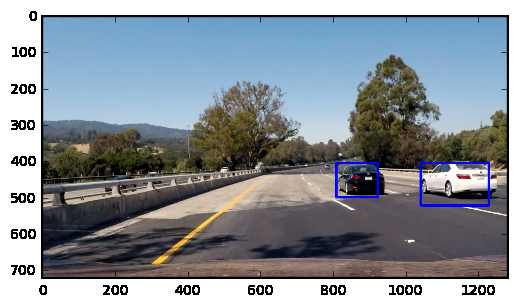
#> input picture Term1/P5/images/cars.png, 517 x 307 px, given as the content of the folder M:/udacityND/P5/training_data/vehicles/GTI_Far, which was not available
$ jupyter execute --allow-errors P5_Vehicle_Detection.ipynb   (shell and % lines are left out)   (older library calls are emulated)   (text cells are left out)
#> lines starting #> are read from the running program, lines starting #| are printed output that depends on the picture; pictures that were not available may be replaced by others from this repository, and a replacement may not be noted
[cell 1]
from skimage.feature import hog

from sklearn.svm import LinearSVC
from sklearn.preprocessing import StandardScaler
# for scikit-learn >= 0.18 use:
from sklearn.model_selection import train_test_split
# from sklearn.cross_validation import train_test_split

from scipy.ndimage.measurements import label
import matplotlib.image as mpimg
import matplotlib.pyplot as plt
from moviepy.editor import VideoFileClip
from IPython.display import HTML

import numpy as np
import random
from random import shuffle
from random import randint

import pickle
import cv2
import glob
import time
print('libaries imported')

[cell 2]
#Import Images to train the Classifier on
##The provided image dataset from the repository is rather small with a size of 150mb
##This is easy on the today's RAM so they are all loaded at once.


print('loading data',end='')
cars = []
for img in glob.glob("M:/udacityND/P5/training_data/vehicles/GTI_Far/*.png"):
    image= cv2.imread(img)
#> image is the input picture: shape (307, 517, 3); mean B, G, R 152.3, 144.8, 137
    image= cv2.cvtColor(image, cv2.COLOR_BGR2RGB)
    cars.append(image)
    ##double the dataset by mirroring vertically
    cars.append(np.fliplr(image))
print('.',end='')
for img in glob.glob("M:/udacityND/P5/training_data/vehicles/GTI_Left/*.png"):
    image= cv2.imread(img)
    image= cv2.cvtColor(image, cv2.COLOR_BGR2RGB)
    cars.append(image)
    cars.append(np.fliplr(image))
print('.',end='')
for img in glob.glob("M:/udacityND/P5/training_data/vehicles/GTI_MiddleClose/*.png"):
    image= cv2.imread(img)
    image= cv2.cvtColor(image, cv2.COLOR_BGR2RGB)
    cars.append(image)
    cars.append(np.fliplr(image))
print('.',end='')
for img in glob.glob("M:/udacityND/P5/training_data/vehicles/GTI_Right/*.png"):
    image= cv2.imread(img)
    image= cv2.cvtColor(image, cv2.COLOR_BGR2RGB)
    cars.append(image)
    cars.append(np.fliplr(image))
print('.',end='')
for img in glob.glob("M:/udacityND/P5/training_data/vehicles/KITTI_extracted/*.png"):
    image= cv2.imread(img)
    image= cv2.cvtColor(image, cv2.COLOR_BGR2RGB)
    cars.append(image)
    cars.append(np.fliplr(image))
print('.',end='')

notcars=[]
for img in glob.glob("M:/udacityND/P5/training_data/non-vehicles/GTI/*.png"):
    image= cv2.imread(img)
    image= cv2.cvtColor(image, cv2.COLOR_BGR2RGB)
    notcars.append(image)
    notcars.append(np.fliplr(image))
print('.',end='')
for img in glob.glob("M:/udacityND/P5/training_data/non-vehicles/Extras/*.png"):
    image= cv2.imread(img)
    image= cv2.cvtColor(image, cv2.COLOR_BGR2RGB)
    notcars.append(image)
    notcars.append(np.fliplr(image))
print('.',end='')

#Shuffle the imaga data as it is sorted by timestamp
random.shuffle(cars)
random.shuffle(notcars)

#cars should contain now 8792 images, and notcars 8968, if not there was an error
if (len(cars)==8792*2) & (len(notcars)==8968*2):
    print('loading complete')
elif len(cars)==8792*2:
    print('ERROR while loading non-vehicles')
else:
    print('ERROR while loading vehicles')

#> (a cell that did not finish here is left out)

[cell 4]
##################(c) lesson 29
## HOG Features ##
##################
# Define a function to return HOG features and visualization
def get_hog_features(img, orient, pix_per_cell, cell_per_block,
                        vis=False, feature_vec=True):
    # Call with two outputs if vis==True
    if vis == True:
        features, hog_image = hog(img, orientations=orient, pixels_per_cell=(pix_per_cell, pix_per_cell),
                                  cells_per_block=(cell_per_block, cell_per_block), transform_sqrt=True,
                                  visualise=vis, feature_vector=feature_vec)
        return features, hog_image
    # Otherwise call with one output
    else:
        features = hog(img, orientations=orient, pixels_per_cell=(pix_per_cell, pix_per_cell),
                       cells_per_block=(cell_per_block, cell_per_block), transform_sqrt=True,
                       visualise=vis, feature_vector=feature_vec)
        return features

# Define a function to extract features from a list of images
def extract_features(imgs, cspace='RGB', orient=9,
                        pix_per_cell=8, cell_per_block=2, hog_channel=0):
    # Create a list to append feature vectors to
    features = []
    # Iterate through the list of images
    for file in range(len(imgs)):
        # Read in each one by one
        image = imgs[file]
        # apply color conversion if other than 'RGB'
        if cspace != 'RGB':
            if cspace == 'HSV':
                feature_image = cv2.cvtColor(image, cv2.COLOR_RGB2HSV)
            elif cspace == 'LUV':
                feature_image = cv2.cvtColor(image, cv2.COLOR_RGB2LUV)
            elif cspace == 'HLS':
                feature_image = cv2.cvtColor(image, cv2.COLOR_RGB2HLS)
            elif cspace == 'YUV':
                feature_image = cv2.cvtColor(image, cv2.COLOR_RGB2YUV)
            elif cspace == 'YCrCb':
                feature_image = cv2.cvtColor(image, cv2.COLOR_RGB2YCrCb)
        else: feature_image = np.copy(image)

        # Call get_hog_features() with vis=False, feature_vec=True
        if hog_channel == 'ALL':
            hog_features = []
            for channel in range(feature_image.shape[2]):
                hog_features.append(get_hog_features(feature_image[:,:,channel],
                                    orient, pix_per_cell, cell_per_block,
                                    vis=False, feature_vec=True))
            hog_features = np.ravel(hog_features)
        else:
            hog_features = get_hog_features(feature_image[:,:,hog_channel], orient,
                        pix_per_cell, cell_per_block, vis=False, feature_vec=True)
        # Append the new feature vector to the features list
        features.append(hog_features)
    # Return list of feature vectors
    return features


# [36 lines left out: function extract_features_from_windows, not called in this run]

[cell 5]
#############################(c) lesson 29
## linear SVC and Training ##
#############################
# Batch Set
batch_size = 10
cars_batch = cars#[0:batch_size]
#> cars_batch = 10 items
notcars_batch = notcars#[0:batch_size]
#> notcars_batch = 4 items

# Parametrization of HoG function
colorspace = 'YCrCb' # RGB, HSV, LUV, HLS, YUV, YCrCb
orient =12         # up to 9 is considered reasonable
pix_per_cell = 10
cell_per_block = 2
hog_channel = 'ALL'   #  0, 1, 2, or "ALL"

# compute HoG features
t1=time.time()
car_features = extract_features(cars_batch, cspace=colorspace, orient=orient,
                        pix_per_cell=pix_per_cell, cell_per_block=cell_per_block,
                        hog_channel=hog_channel)
#> the loop in extract_features, `for file in range(len(imgs)):` made 10 passes
#> pass 1, in extract_features, `image = imgs[file]`:
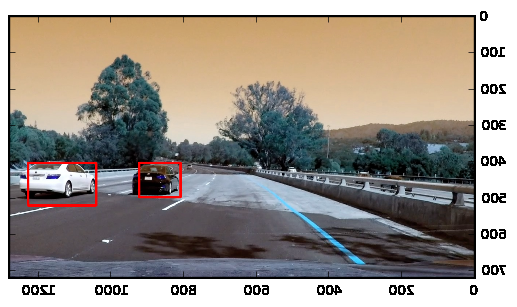
#> image: shape (307, 517, 3); mean of channels 0, 1, 2 137, 144.8, 152.3; drawn as B, G, R
#> after the loop in extract_features, `for file in range(len(imgs)):`: features = 10 items
#> car_features = 10 items
notcar_features = extract_features(notcars_batch, cspace=colorspace, orient=orient,
                        pix_per_cell=pix_per_cell, cell_per_block=cell_per_block,
                        hog_channel=hog_channel)
#> the loop in extract_features (call 2), `for file in range(len(imgs)):` made 4 passes
#> notcar_features = 4 items
t2 = time.time()
print(round(t2-t1, 2), 'Seconds to extract HOG features...')
# merge feature vectors
X = np.vstack((car_features, notcar_features)).astype(np.float64)
# Fit a per-column scaler
# THE FEATURES ARE NOT GOING TO BE SCALED
# this is only usefull when more than one featuregenerator is used, but here is only HOG
X_scaler = StandardScaler().fit(X)
scaled_X=X


# Define the labels vector
y = np.hstack((np.ones(len(car_features)), np.zeros(len(notcar_features))))
#> y = [1, 1, 1, 1, 1, 1, 1, 1, 1, 1, 0, 0, 0, 0]


# Split up data into randomized training and test sets
rand_state = np.random.randint(0, 100)
X_train, X_test, y_train, y_test = train_test_split(
    scaled_X, y, test_size=0.15, random_state=rand_state)
#> y_train = [1, 0, 1, 1, 0, 0, 1, 0, 1, 1, 1]; y_test = [1, 1, 1]

print('Using:',orient,'orientations',pix_per_cell,
    'pixels per cell and', cell_per_block,'cells per block')
print('Feature vector length:', len(X_train[0]))
#| Feature vector length: 208800

##Linear Support Vector Classification
# Use a linear SVC
svc = LinearSVC()
# Check the training time for the SVC
t1=time.time()
svc.fit(X_train, y_train)
t2 = time.time()
print(round(t2-t1, 2), 'Seconds to train SVC...')
# Check the score of the SVC
print('Test Accuracy of SVC = ', round(svc.score(X_test, y_test), 4))
#| Test Accuracy of SVC =  1.0
# Check the prediction time for a single sample
t1=time.time()
n_predict = 10
print('My SVC predicts: ', svc.predict(X_test[0:n_predict]))
#| My SVC predicts:  [1. 1. 1.]
print('For these',n_predict, 'labels: ', y_test[0:n_predict])
#| For these 10 labels:  [1. 1. 1.]
t2 = time.time()
print(round(t2-t1, 5), 'Seconds to predict', n_predict,'labels with SVC')

#> (a cell that did not finish here is left out)

[cell 7]
from scipy.ndimage.measurements import label

#####################(c) lesson 34
## Sliding Windows ##
#####################
# Define a function that takes an image, start and sto72p positions in both x and y,
# window size (x and y dimensions), and overlap fraction (for both x and y)
def slide_window(img, x_start_stop=[None, None], y_start_stop=[None, None],
                    xy_window=(64, 64), xy_overlap=(0.5, 0.5)):
    # If x and/or y start/stop positions not defined, set to image size
#> called with xy_window = (130, 130), xy_overlap = (0.55, 0.75)
    if x_start_stop[0] == None:
        x_start_stop[0] = 0
    if x_start_stop[1] == None:
        x_start_stop[1] = img.shape[1]
    if y_start_stop[0] == None:
        y_start_stop[0] = 0
    if y_start_stop[1] == None:
        y_start_stop[1] = img.shape[0]
    # Compute the span of the region to be searched
    xspan = x_start_stop[1] - x_start_stop[0]
#> xspan = -59
    yspan = y_start_stop[1] - y_start_stop[0]
#> yspan = -53
    # Compute the number of pixels per step in x/y
    nx_pix_per_step = np.int(xy_window[0]*(1 - xy_overlap[0]))
    ny_pix_per_step = np.int(xy_window[1]*(1 - xy_overlap[1]))
    # Compute the number of windows in x/y
    nx_buffer = np.int(xy_window[0]*(xy_overlap[0]))
    ny_buffer = np.int(xy_window[1]*(xy_overlap[1]))
    nx_windows = np.int((xspan-nx_buffer)/nx_pix_per_step)
#> nx_windows = -2
    ny_windows = np.int((yspan-ny_buffer)/ny_pix_per_step)
#> ny_windows = -4
    # Initialize a list to append window positions to
    window_list = []
    # Loop through finding x and y window positions
    # Note: you could vectorize this step, but in practice
    # you'll be considering windows one by one with your
    # classifier, so looping makes sense
    for ys in range(ny_windows):
        for xs in range(nx_windows):
            # Calculate window position
            startx = xs*nx_pix_per_step + x_start_stop[0]
            endx = startx + xy_window[0]
            starty = ys*ny_pix_per_step + y_start_stop[0]
            endy = starty + xy_window[1]
            # Append window position to list
            window_list.append(((startx, starty), (endx, endy)))
#> after the loop, window_list = []
    # Return the list of windows
    return window_list

# Define a function you will pass an image
# and the list of windows to be searched (output of slide_windows())
def search_windows(img, windows_l, windows_m, windows_s, clf, scaler, cspace=colorspace, orient=orient,
                        pix_per_cell=pix_per_cell, cell_per_block=cell_per_block,
                        hog_channel=hog_channel):

    #1) Create an empty list to receive positive detection windows
    on_windows = []
    #2) Iterate over all windows in the list

    for i in range(3):
        if i==0:
            windows=windows_l
        elif i==1:
            windows=windows_m
        else:
            windows=windows_s

        for window in windows:
            #3) Extract the test window from original image and resize as the trainingdata for the classifier
            test_img = cv2.resize(img[window[0][1]:window[1][1], window[0][0]:window[1][0]], (64, 64))
            #4) Extract features for that window using single_img_features()
            features = extract_features_from_windows(test_img, cspace,
                                orient=orient, pix_per_cell=pix_per_cell,
                                cell_per_block=cell_per_block, hog_channel=hog_channel)
            #5) Scale extracted features to be fed to classifier
            #X = features.astype(np.float64)
            #scaler = StandardScaler().fit(X)
            # normalize the feature vector X
            #test_features = scaler.transform(X)
            #NO SCALING IF FEATURES
            test_features = features #scaler.transform(np.array(features).reshape(1, -1))

            #6) Predict using your classifier
            prediction = clf.predict(test_features)
            #7) If positive (prediction == 1) then save the window
            if prediction == 1:
                on_windows.append(window)
    #8) Return windows for positive detections
    return on_windows

################(c) lesson 5
## Draw Boxes ##
################
# Draw a rectangle based upon upper left corner and bottom right corner defined by an inpu tuple
# [19 lines left out: functions draw_boxes, add_heat, not called in this run]
def apply_threshold(heatmap, threshold):
    # Zero out pixels below the threshold
    heatmap[heatmap <= threshold] = 0
    # Return thresholded map
    return heatmap


# [14 lines left out: function draw_labeled_bboxes, not called in this run]

[cell 8]
import collections
heatmap     = collections.deque(maxlen=10) #https://discussions.udacity.com/t/how-to-take-average-heatmaps/242409/5?u=christoph.reiners
heatmap_sum = collections.deque(maxlen=10)
def detect_vehicles_video(image,svc=svc, X_scaler=X_scaler, cspace=colorspace, orient=orient, pix_per_cell=pix_per_cell,
                             cell_per_block=cell_per_block, hog_channel=hog_channel):

    windows_l = slide_window(image, x_start_stop=[int(1280*0.45), None], y_start_stop=[int(720*0.5), None],
                        xy_window=(130, 130), xy_overlap=(0.55, 0.75))
#> windows_l = []
    windows_m = slide_window(image, x_start_stop=[int(1280*0.45), None], y_start_stop=[int(720*0.5), int(720*0.95)],
                        xy_window=(95, 95), xy_overlap=(0.55, 0.75))
#> windows_m = []
    windows_s = slide_window(image, x_start_stop=[int(1280*0.45), int(1280*0.85)], y_start_stop=[int(720*0.45), int(720*0.6)],
                        xy_window=(30, 30), xy_overlap=(0.5, 0.75))
#> windows_s = 396 items
    random.shuffle(windows_s)


    hot_windows = search_windows(image, windows_l, windows_m, windows_s, svc, X_scaler,
                                 cspace=colorspace, orient=orient, pix_per_cell=pix_per_cell,
                                 cell_per_block=cell_per_block, hog_channel=hog_channel)
#> after the loop in search_windows, `for i in range(3):`: on_windows = []

    window_img = draw_boxes(image, hot_windows, color=(0, 0, 255), thick=6)
    #plt.imshow(window_img)
    #plt.show()

    heatmap_cur = np.zeros_like(image[:,:,0]).astype(np.float)
    heatmap_cur = add_heat(heatmap_cur, hot_windows)
    #plt.imshow(heatmap)
    #plt.show()

    heatmap.append(heatmap_cur)
    #heatmap_avg = np.mean(heatmap, axis=1)
    #heatmap_avg=apply_threshold(heatmap_avg,2)
    heatmap_s = sum(heatmap)
    heatmap_s=apply_threshold(heatmap_s,18)
    heatmap_sum.append(heatmap_s)
    heatmap_avg = np.mean(heatmap_sum, axis=0)
    heatmap_avg=apply_threshold(heatmap_avg,14)

    #plt.imshow(heatmap)
    #plt.show()

    labels = label(heatmap_avg)
    labels=draw_labeled_bboxes(image, labels)
    #plt.imshow(labels)
    #plt.show()

    return labels

[cell 9]
##############
# initialize #
##############

heatmap     =[]
heatmap_sum =[]
label_smooth=[]
heatmap     = collections.deque(maxlen=25)
heatmap_sum = collections.deque(maxlen=25)
label_smooth = collections.deque(maxlen=15)

import moviepy
from moviepy.editor import VideoFileClip
########################
# start lane detection #
########################
#> (the rest of this cell did not finish here and is left out)

[cell 10]
image = cv2.imread('M:/udacityND/P5/test_images/test4.png')
image = cv2.cvtColor(image, cv2.COLOR_BGR2RGB)
#> (the rest of this cell did not finish here and is left out)

[cell 11]
heatmap_s = sum(heatmap)
plt.imshow(heatmap_s)
#> (this line was passed over: IPython is not available in this run)
plt.show()

#> (the rest of this cell did not finish here and is left out)


$ run again, on Term1/P5/images/heat.png
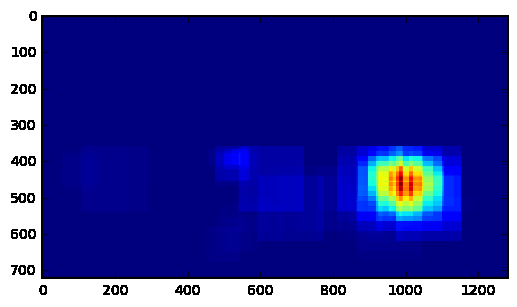
#> input picture Term1/P5/images/heat.png, 517 x 307 px, given as the content of the folder M:/udacityND/P5/training_data/vehicles/GTI_Far, which was not available
#> image is the input picture: shape (307, 517, 3); mean B, G, R 156.5, 59.3, 56.1
#> cars_batch = 10 items
#> notcars_batch = 4 items
#> the loop in extract_features, `for file in range(len(imgs)):` made 10 passes
#> pass 1, in extract_features, `image = imgs[file]`:
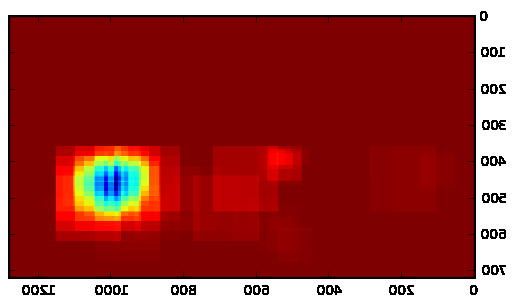
#> image: shape (307, 517, 3); mean of channels 0, 1, 2 56.1, 59.3, 156.5; drawn as B, G, R
#> after the loop in extract_features, `for file in range(len(imgs)):`: features = 10 items
#> the loop in extract_features (call 2), `for file in range(len(imgs)):` made 4 passes
#> notcar_features = 4 items
#> y = [1, 1, 1, 1, 1, 1, 1, 1, 1, 1, 0, 0, 0, 0]
#> y_train = [1, 0, 1, 1, 0, 0, 1, 0, 1, 1, 1]; y_test = [1, 1, 1]
#| Feature vector length: 208800
#| Test Accuracy of SVC =  1.0
#| My SVC predicts:  [1. 1. 1.]
#| For these 10 labels:  [1. 1. 1.]
#> windows_l = []
#> windows_s = 396 items
#> after the loop in search_windows, `for i in range(3):`: on_windows = []
